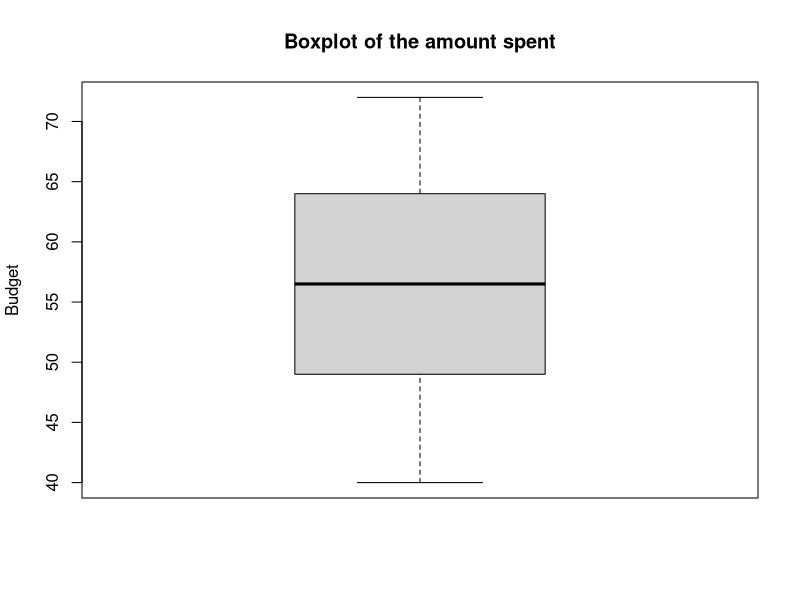
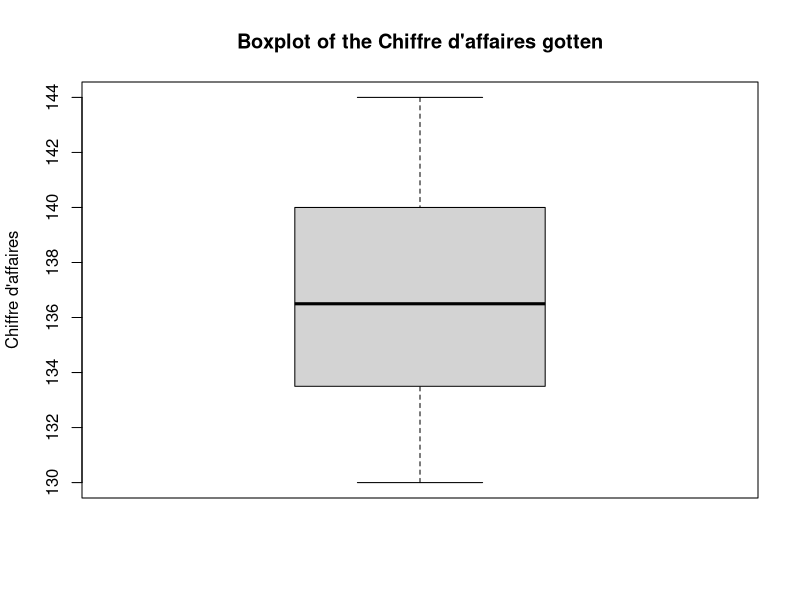
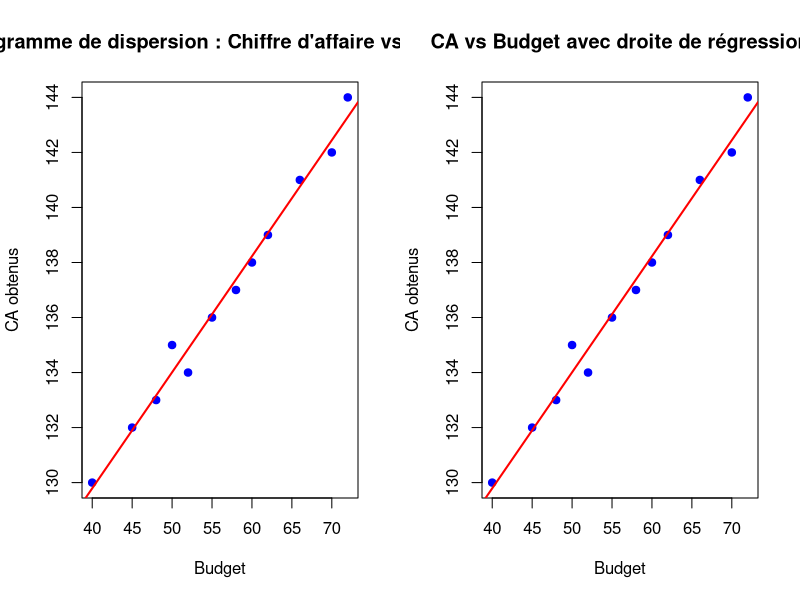

The R script that drew these images, in order:
Budget = c(40,52,60,45,70,55,62,48,66,58,72,50)
CA = c(130,134,138,132,142,136,139,133,141,137,144,135)

ecom = matrix(c(Budget,CA), nrow =12, ncol=2, byrow =F)
ecom = as.data.frame(ecom)
colnames(ecom)[1] = "Budget"
colnames(ecom)[2] = "CA"
ecom

#################################
#         PARTIE 1 
#################################

#Question 1 
moy_bud = mean(ecom[,1])  # = 56.5
moy_ca = mean(ecom[,2])  # = 136.75

var_bud=var(ecom[,1])   # = 99.90
var_ca=var(ecom[,2])   # = 18.02

ecart_type_bud=sqrt(var_bud)   # = 9.99
ecart_type_ca=sqrt(var_ca)   # = 4.24

moy_bud
moy_ca
var_bud
var_ca
ecart_type_bud
ecart_type_ca

#Question 2
med_bud= median(ecom[,1]) # = 56.5
Q1_bud=quantile(ecom[,1],0.25) # = 49.5
Q3_bud=quantile(ecom[,1],0.75) # = 63

med_ca = median(ecom[,2]) #  = 136.5
Q1_ca=quantile(ecom[,2],0.25) #   = 133.75
Q3_ca=quantile(ecom[,2],0.75) #   = 139.5

med_bud
med_ca
Q1_bud
Q1_ca
Q3_bud
Q3_ca

#Question 3
#Budget
boxplot(ecom$Budget,
        main = "Boxplot of the amount spent",
        ylab = "Budget")

#CA
boxplot(ecom$CA,
        main = "Boxplot of the Chiffre d'affaires gotten",
        ylab = "Chiffre d'affaires")
par(mfrow = c(1, 2))

#La ligne noir est la moyen
#La partie en bas est le premier quatile
#La partie en haut est la troisième quartile

#################################
#         PARTIE 2 
#################################

#############################################
#         Etude de la Variable "CA" 
#############################################

#Question 4
#P(X>=143) = 1-P(X<=143)
mu = 135
sigma = sqrt(16)

# Probabilité que X > 143
prob = 1 - pnorm(143, mean = mu, sd = sigma)
prob  #0.022

#Question 5
#P(128<= X <= 132)
prob_interval = pnorm(132, mean = mu, sd = sigma) - pnorm(128, mean = mu, sd = sigma)
prob_interval  #0.186


#Question 6
#H0 : (les performances de shopNow ont la meme moyen que les sites de e-commerce)
#H1 : (les performances de shopNow sont superiures en moyenne)
#Comme la variance de la population est connue, on utilise la loi normale
n = 12
xbar = mean(ecom$CA)
Z = (xbar - mu) / (sigma / sqrt(n))
Z #1.51

#valeur critique alpha= 1%
z_crit = qnorm(0.99)  # = 2.326
z_crit

#Z est Inferiuer a z_crit, on ne rejette pas H0

#############################################
#         Etude de la Variable "Budget" 
#############################################

#Question 7
mu_chapeau = mean(ecom$Budget)
mu_chapeau  #56.5

sigma_chapeau = sd(ecom$Budget)
sigma_chapeau  #9.99

#Question 8
n = length(ecom$Budget)
xbar = mean(ecom$Budget)
s = sd(ecom$Budget)

alpha = 0.05
t_val = qt(1 - alpha/2, df = n-1)

IC_lower = xbar - t_val * s/sqrt(n)
IC_upper = xbar + t_val * s/sqrt(n)

c(IC_lower, IC_upper) #[50.14 , 62.85]

#Question 9
#Comme la varianc n'est pas connu et ecart type <30 on vas utilisée la loi de student avec n-1 degré de liberté
#H0 : μ=60 (le budget est compatible)
#H1 : μ !=60 (le budget n'est pas compatible)
n = length(ecom$Budget)
xbar = mean(ecom$Budget)
s = sd(ecom$Budget)
mu0 = 60
alpha = 0.05

t_stat = (xbar - mu0) / (s / sqrt(n))
t_crit = qt(1 - alpha/2, df = n-1)

t_stat
t_crit
summary(t_stat)

#t.test(ecom$Budget, mu=60)

#t_stat < t_crit
#Au risque de 5%, on ne  rejette pas H0
#Le Budget n'est pas compatible avec la recommandation
#En pratique : Elle est plus elevée que la moyen



#################################
#         PARTIE 3 
#################################
#Question 10
#Variable dépendante : Chiffre d'affaires
#Variable explicative : Budget
#Le chiffre d'affaires est ce qu'on essaye de predire d'après un Budget publicitaire

#Question 11
plot(ecom$Budget, ecom$CA,
     main = "Diagramme de dispersion : Chiffre d'affaire vs Budget",
     xlab = "Budget",
     ylab = "CA obtenus",
     pch = 19, col = "blue")
abline(lm(CA ~ Budget, data=ecom), col="red", lwd=2)

#En regardant le scatter plot, on peut vérifier si les points suggèrent une relation linéaire.
#dans ce cas, les points semblent légèrement croissants : plus de budget sont associées à un CA légèrement plus élevé
#Cela justifie l’utilisation d’une régression linéaire simple.

#Question 12
r = cor(ecom$Budget, ecom$CA)
r
#test de correlation
cor_test = cor.test(ecom$Budget, ecom$CA, method="pearson", conf.level = 0.95)
cor_test$estimate     # coefficient de corrélation r
cor_test$p.value      # p-value
cor_test$conf.int     # intervalle de confiance à 95% 


#Test de correlation : 
#H0= « cor = 0 » (aucune corrélation entre Budget et CA)
#H1: « cor != 0 » (il existe une corrélation)

# p_value = 1.318773e-10 < 0.05, donc h0 est rejetté. 

#Intervalle de confiance :
#[0.9743442;0.99809704]

#Conclusion: la correlation est 0.99 qui nous dit la correlation est fort probable car elle est proche de 1

#Question 13
# Ajustement du modèle
modele = lm(CA ~ Budget, data = ecom)

# Affichage du résumé complet
summary(modele)

#Question 14
coef(modele)       # beta0 et beta1
# Equation de la droite : 112.921292 + 0.421747.Budget


plot(ecom$Budget, ecom$CA,
     main="CA vs Budget avec droite de régression",
     xlab="Budget",
     ylab="CA obtenus",
     pch=19, col="blue")
abline(modele, col="red", lwd=2)

#Question 15
# D'après le summary(modele), l'écart type résiduel est de :
# 0.5263312
sigma_resid = summary(modele)$sigma
sigma_resid

#Question 16
summary(modele)$r.squared
# D'après le summary(modele), R² vaut :
# 0.9860265
# C'est une valeur très proche de 1, signifiant que le modèle semble bien adapté.

#environ 98% de la variance des chiffre d'affaire est expliquée par le budget de publication
#Le reste (2%) est dû à d’autres facteurs non inclus dans le modèle 
#Donc, relation modérée, mais le modèle capte une partie de l’effet de la budget sur les CA.


#Question 17
# Nouvelle valeur de X
nouveau_X = data.frame(Budget = 76)

# Prédiction ponctuelle
predict(modele, newdata = nouveau_X) #environ 144 
#c'est à dire la prediction pour un Budget de 76k vas nous donner un CA de 144k


# Intervalle de prédiction (variation) pour une nouvelle observation
# Cet intervalle inclut la variabilité des résidus et donc montre où un nouveau point peut se situer
predict(modele, newdata = nouveau_X, interval = "prediction", level = 0.95)
#[143.5;146.3]  en moyen:144.9

# Intervalle de confiance pour la moyenne prédite
# Cet intervalle montre où se situe la valeur moyenne de Y pour X = 76k
predict(modele, newdata = nouveau_X, interval = "confidence", level = 0.95)
#[144.2;145.7] en moyen:144.9

